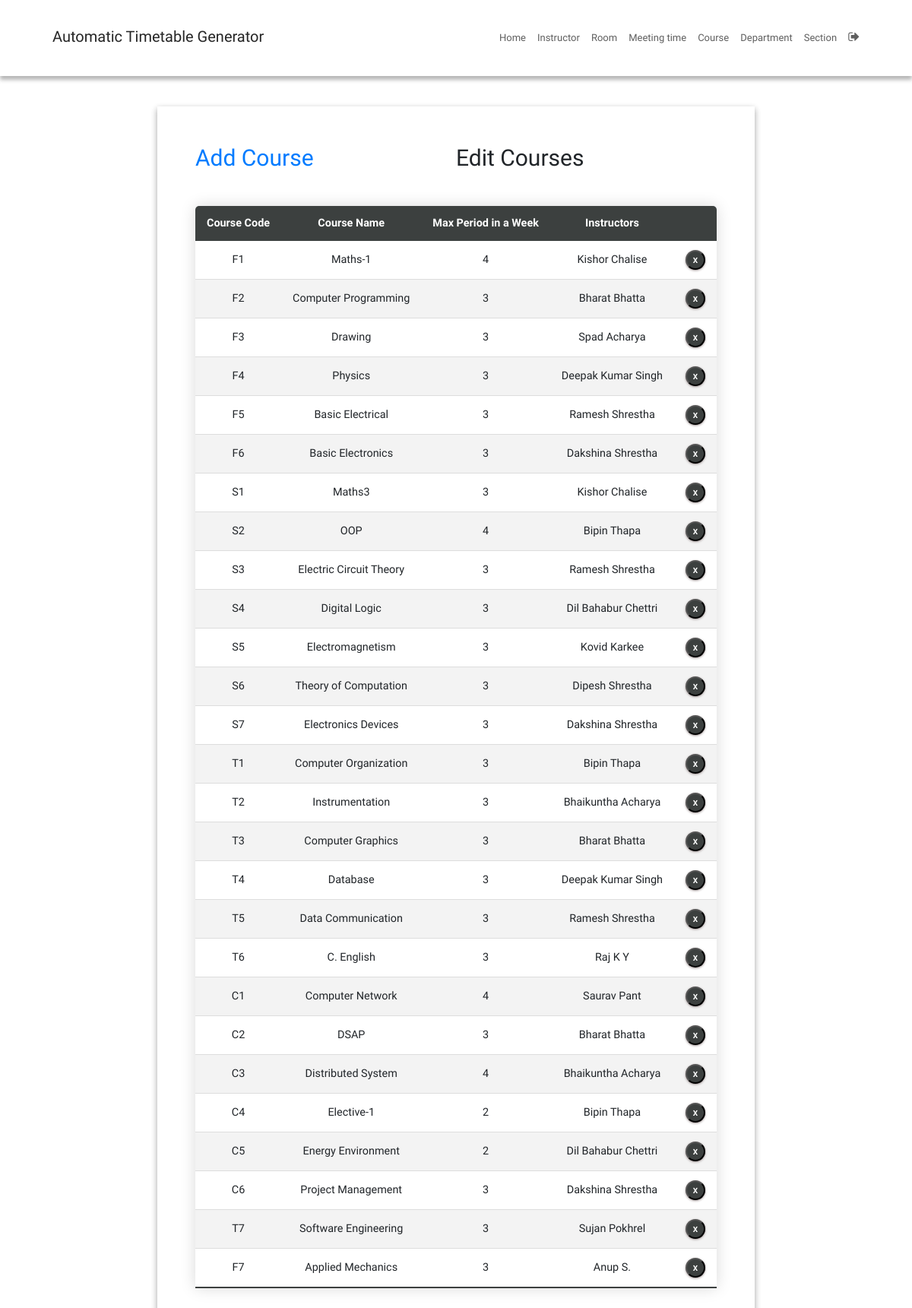
Page /courseEdit/ (signed in) on the earlier database version.
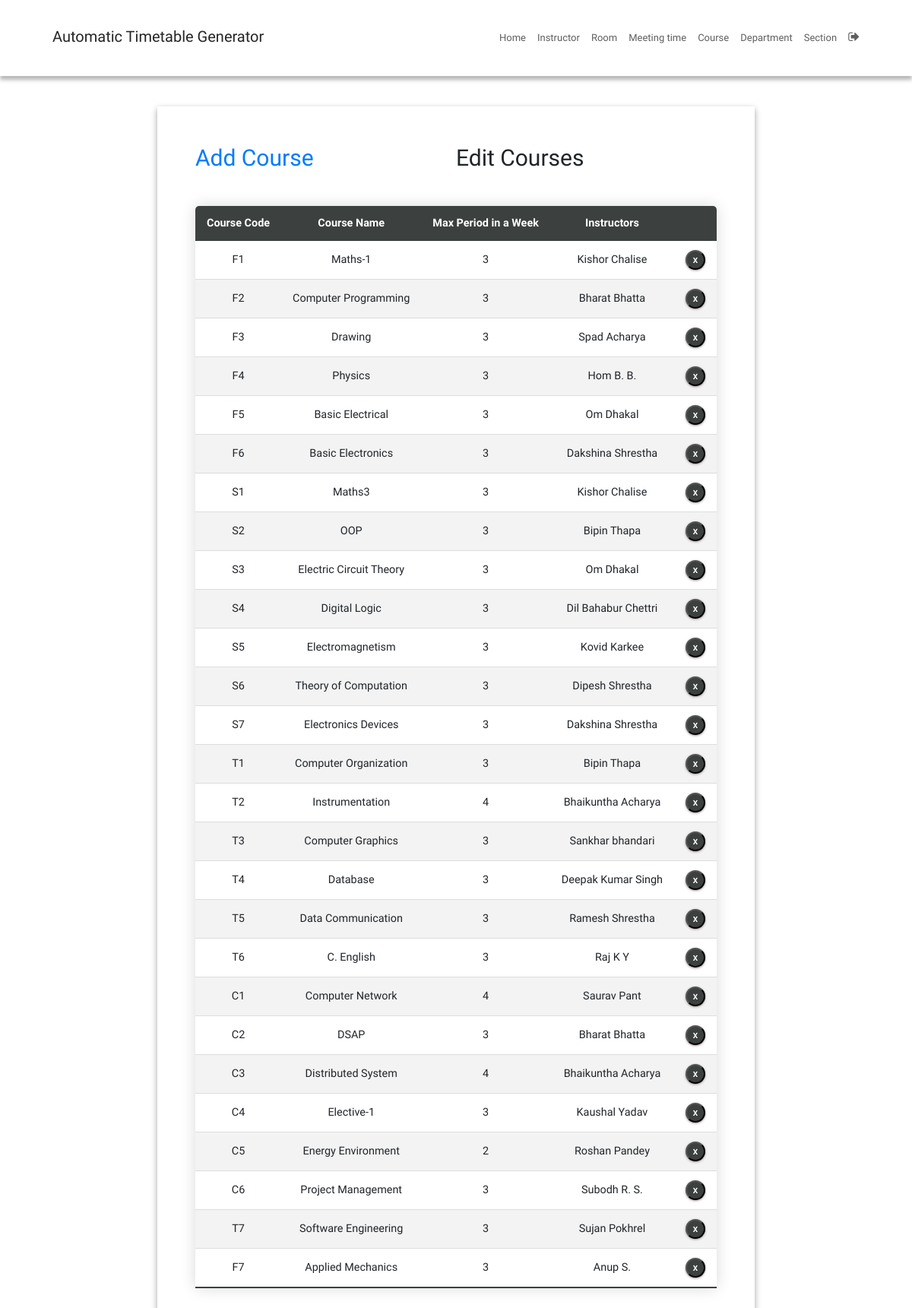
Same page on the later database version.
### SchedulerApp/models.py (models this page shows, shortened)
class Course(models.Model):
    course_number = models.CharField(max_length=5, primary_key=True)
    course_name = models.CharField(max_length=40)
    max_numb_students = models.IntegerField(default=48)
    max_period = models.IntegerField(default=2)
    instructors = models.ManyToManyField(Instructor)

### SchedulerApp/views.py (the view)
# urls.py: path('courseEdit/', courseEdit, name='courseEdit'),
@login_required
def courseEdit(request):
    instructor = defaultdict(list)
    for course in Course.instructors.through.objects.all():
        course_number = course.course_id
        instructor_name = Instructor.objects.filter(
            id=course.instructor_id).values('name')[0]['name']
        instructor[course_number].append(instructor_name)
    context = {'courses': Course.objects.all(), 'instructor': instructor}
    return render(request, 'courseEdit.html', context)

### SchedulerApp/templatetags/index.py (called while the page is built)
@register.filter
def dictKey(d, k):
    return ', '.join(d[k]) if k in d else ''  # Avoid KeyError if key doesn't exist

@register.tag
def active(parser, token):
    args = token.split_contents()
    template_tag = args[0]
    if len(args) < 2:
        raise (template.TemplateSyntaxError, f'{template_tag} tag requires at least one argument')
    return NavSelectedNode(args[1:])

    def render(self, context):
        path = context['request'].path
        for p in self.patterns:
            pValue = template.Variable(p).resolve(context)
            if path == pValue:
                return 'active'
        return ''

### templates/courseEdit.html (shortened to what this page needs)
{% extends 'base.html' %}
{% block content %}
{% load static %}
{% load index %}
<fieldset class="fieldset">
  <div class="tablink">
    <a href="{% url 'courseAdd'%}">
      <h1 onclick="openPage('new')" id="defaultOpen">Add Course</h1>
    </a>
    <h1 onclick="openPage('edit')" id="link_to_edit">Edit Courses</h1>
  </div>
  <div class="tabcontent" id="edit">
    <table class="editTable">
      <thead>
        <tr class="table-headers">
          <th>Course Code</th>
          <th>Course Name</th>
          <th>Max Period in a Week</th>
          <th>Instructors</th>
          <th class="empty"></th>
        </tr>
      </thead>
      <tbody>
        {% for crs in courses %}
        <tr>
          <td>{{crs.course_number}}</td>
          <td>{{crs.course_name}}</td>
          <td>{{crs.max_period}}</td>
          <td>{{instructor|dictKey:crs.course_number}}</td>
          <td class="empty">
            <form action="{% url 'deletecourse' crs.course_number %}" method="post">
              <input type="submit" value="X" class="cross">
            </form>
          </td>
        </tr>
        {% endfor %}
      </tbody>
    </table>
  </div>
</fieldset>
{% endblock %}

Differences in the rows shown:
changed Course "Maths-1": max_period "4" → "3"
computed for Course "Physics": course_number "Deepak Kumar Singh" → "Hom B. B."
computed for Course "Basic Electrical": course_number "Ramesh Shrestha" → "Om Dhakal"
changed Course "OOP": max_period "4" → "3"
computed for Course "Electric Circuit Theory": course_number "Ramesh Shrestha" → "Om Dhakal"
changed Course "Instrumentation": max_period "3" → "4"
computed for Course "Computer Graphics": course_number "Bharat Bhatta" → "Sankhar bhandari"
changed Course "Elective-1": max_period "2" → "3"; course_number "Bipin Thapa" → "Kaushal Yadav"
computed for Course "Energy Environment": course_number "Dil Bahabur Chettri" → "Roshan Pandey"
computed for Course "Project Management": course_number "Dakshina Shrestha" → "Subodh R. S."
